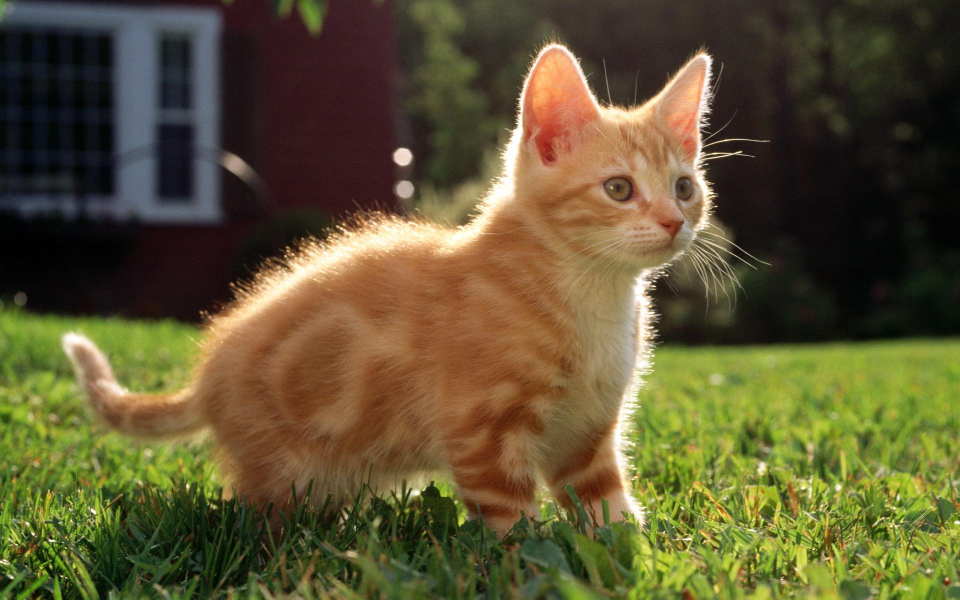
#> input picture Pro1/test.jpg, 1920 x 1200 px (shown at 1/2 size)
$ python GaussConv.py
#> lines starting #> are read from the running program, lines starting #| are printed output that depends on the picture
#!/usr/bin/python
# -*- coding: utf-8 -*-
# @Time    : 2020/12/3 19:40
# @Author  : Dodo
# @File    : GaussConv.py
# @Software: PyCharm
# @Contact : gr_yao@126.com
# @Function: Build a 5x5 Gauss kernel and make Gauss convolution.
import cv2
import numpy as np


def generate_kernel(sigma, ker_size=3):
    """
    This function is used to generate the Gaussian kernel required for Gaussian convolution.

    :param sigma: The sigma parameter in Gaussian distribution.
    :param ker_size: The size of the Gaussian kernel.
    :return: Generated Gaussian kernel.
    """
#> called with sigma = 0.5, ker_size = 5
    # Initialize the kernel.
    ker = np.zeros([ker_size, ker_size])
    # Find the center of the kernel.
    center = ker_size // 2

    # Exclude the case that sigma is not a positive number.
    if sigma <= 0:
        raise Exception("'sigma' must be a positive number!")

    # Calculate the values in the kernel.
    for i in range(0, ker_size):
        for j in range(0, ker_size):
            x = i - center
            y = j - center
            ker[i, j] = np.exp(- (x ** 2 + y ** 2) / 2 * (sigma ** 2))

    # Return the generated kernel.
    return ker / np.sum(np.sum(ker, axis=0), axis=0)


def gauss_conv_2d(ker, img):
    """
    This function uses the given Gaussian kernel to perform Gaussian convolution.

    :param ker: The given Gaussian kernel.
    :param img: Image that requires Gaussian convolution.
    :return: The image generated by Gaussian convolution.
    """
    # Fill the edge of the image to ensure that
    # the output image is the same size as the original.
    pad_h = ker.shape[0] // 2
    pad_w = ker.shape[1] // 2
    img = np.pad(img, (pad_h, pad_w), 'reflect')

    # The width and height of the output image.
    h = img.shape[0] - ker.shape[0] + 1
    w = img.shape[1] - ker.shape[1] + 1

    # Initialize the result image.
    res = np.zeros((h, w))

    # Convolution operation.
    ker_h = ker.shape[0]
    ker_w = ker.shape[1]
    for i in range(h):
        for j in range(w):
            res[i, j] = np.sum(img[i: i + ker_h, j: j + ker_w] * ker)

    # Return the result image.
    return res


if __name__ == "__main__":
    kernel = generate_kernel(0.5, ker_size=5)
    image = cv2.imread("test.jpg", cv2.IMREAD_GRAYSCALE)
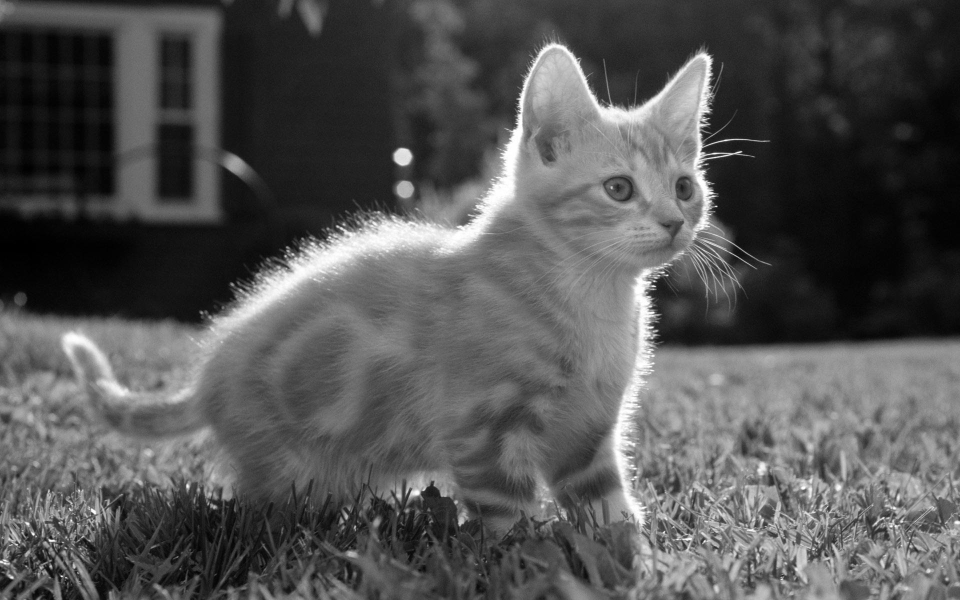
#> image: shape (1200, 1920) (shown at 1/2 size); min 0, max 255, mean 83.5
    image = cv2.resize(image, (image.shape[1] // 10, image.shape[0] // 10))
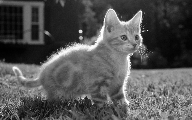
#> image: shape (120, 192); min 0, max 255, mean 83.6
    cv2.imwrite("image.jpg", image)
    result = gauss_conv_2d(kernel, image)
#> in gauss_conv_2d, `img = np.pad(img, (pad_h, pad_w), 'reflect')`:
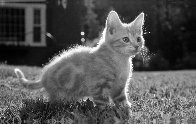
#> img: shape (124, 196); min 0, max 255, mean 83
#> after the loop in gauss_conv_2d, `for i in range(h):`:
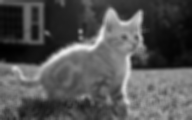
#> res: shape (120, 192) float64; min 0.528, max 239.3, mean 83.7
    cv2.imwrite("result1.jpg", result)
